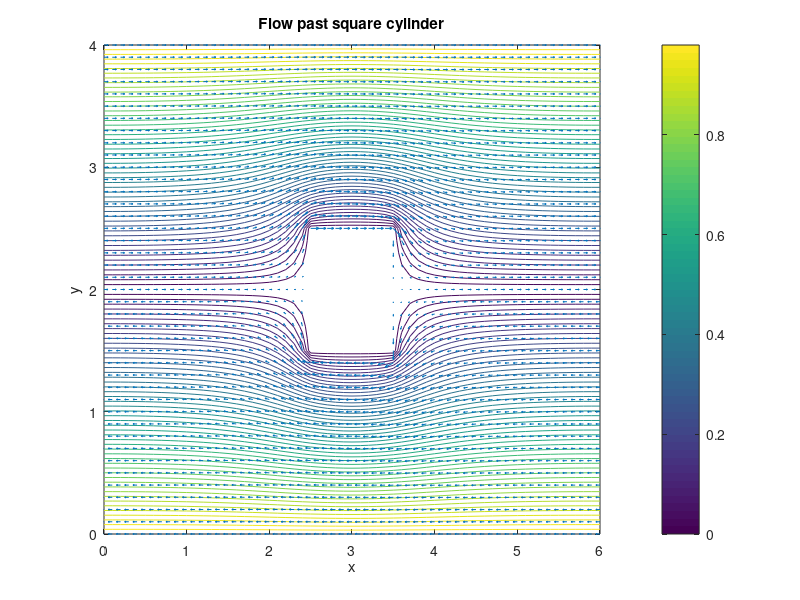

Recreate this plot in MATLAB.
clc;clear

% solve psi_xx + psi_yy =0
% with
% psi_x(x=0)=0
% psi_x(x=6)=1
% psi(y=0)=0=psi(y=4)
% psi(x,y)=0 if (2.5,1.5)<(x,y)<(3.5,2.5) (past cylinder)

H=4;W=6; % width,length
s=1;xl=2.5;yl=1.5; % side_of_square_cylinder,bottom_left_corner_of_cylinder (xl,yl)
h=0.1;
x=0:h:W;nx=length(x);
y=0:h:H;ny=length(y);

nt=500;
psi=zeros(ny,nx);
for it=1:nt
    psi(1,:)=1;psi(ny,:)=1;
    psi(y==H/2,:)=0;
    for ix=2:nx-1
        for iy=2:ny-1 
            if (x(ix)>=xl && x(ix)<=xl+s) && (y(iy)>=yl && y(iy)<=yl+s)
                psi(iy,ix)=0;                
            else
                if y(iy)~=H/2
                    a=cos(pi/nx)+cos(pi/ny);
                    beta = (8 - 4*sqrt(4-a^2))/a^2;
                    psi(iy,ix)=psi(iy,ix)+beta*(psi(iy,ix+1)+ ...
                        psi(iy,ix-1)+psi(iy+1,ix)+psi(iy-1,ix)-4*psi(iy,ix))/4;
                end
            end
        end 
    end
    psi(:,1)=psi(:,2);psi(:,nx)=psi(:,nx-1);
end
u=diff(psi,1,1)/h;u=[u;u(end,:)];
v=-diff(psi,1,2)/h;v=[v v(:,end)];

figure(1);
contour(x,y,psi,50);colorbar();hold on;quiver(x,y,u,v);hold off;
xlabel('x');ylabel('y');title('Flow past square cylinder');